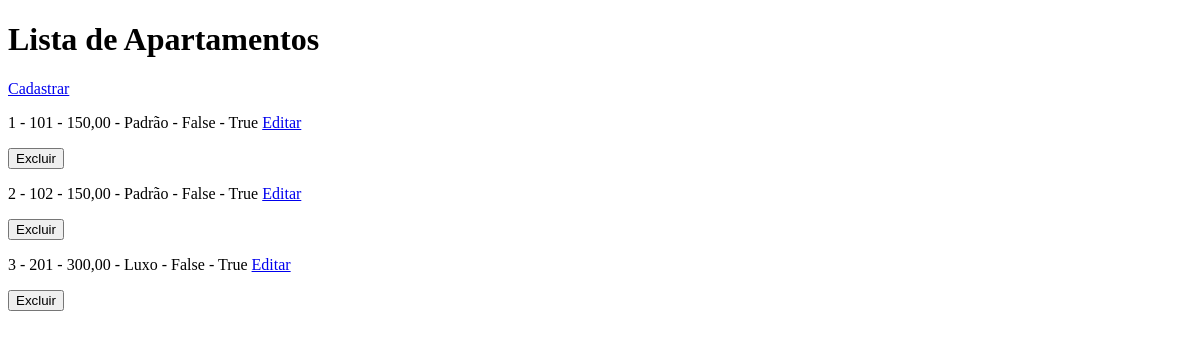
/apartamentos/, run on an earlier commit of the app's database.
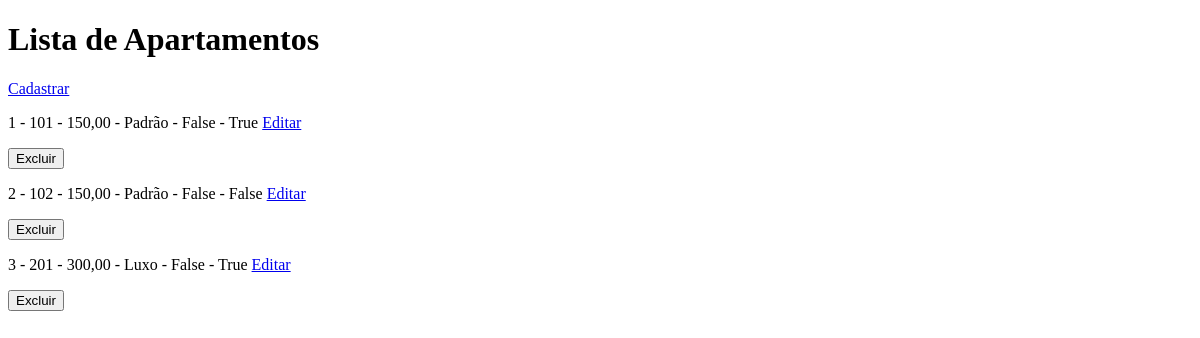
And on a later commit of the database.
### hotel/models/apartamento.py (models this page shows, shortened)
class Apartamento(models.Model):
    numeracao = models.CharField(max_length=10)
    preco_diaria = models.DecimalField(max_digits=10, decimal_places=2)
    tipo = models.CharField(max_length=100)
    status = models.BooleanField(default=False)
    ativo = models.BooleanField(default=True)

### hotel/views/apartamentos.py (the view)
# urls.py: path('apartamentos/', listar_apartamentos, name='listar_apartamentos'),
def listar_apartamentos(request):
    apartamentos = Apartamento.objects.all()
    return render(request, "hotel/apartamentos/listar.html", {"apartamentos": apartamentos})

### hotel/templates/hotel/apartamentos/listar.html (shortened to what this page needs)
<!DOCTYPE html>
<html lang="pt-br">
<head>
</head>
<body>
    <h1>Lista de Apartamentos</h1>
    <a href="{% url 'cadastrar_apartamento' %}">Cadastrar</a>
    {% for apartamento in apartamentos %}
        <p>
            {{ apartamento.id }} -
            {{ apartamento.numeracao }} -
            {{ apartamento.preco_diaria }} -
            {{ apartamento.tipo }} -
            {{ apartamento.status }} -
            {{ apartamento.ativo }}
            <a href="{% url 'editar_apartamento' apartamento.id %}">Editar</a>
            <form method="POST" action="{% url 'excluir_apartamento' apartamento.id %}" onsubmit="return confirm('Tem certeza que deseja inativar esse apartamento?')" >
                <button type="submit">Excluir</button>
            </form>
        </p>
    {% empty %}
        <p>Nenhum apartamento cadastrado</p>
    {% endfor %}
</body>
</html>

What changed in the data, as far as the page shows it:
changed Apartamento id 2: ativo "True" → "False"
